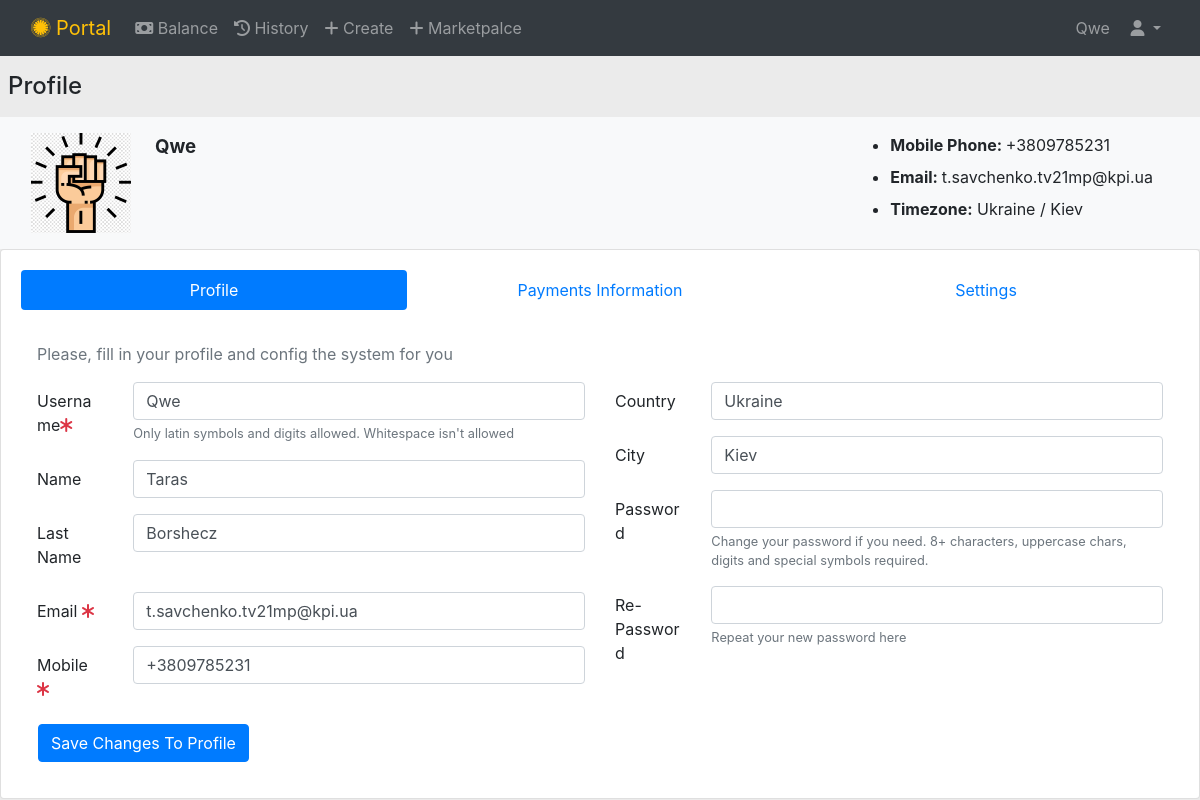
The app's page /profile/ (signed in) with its own data.
### users/models.py (models this page shows)
class MyUser(AbstractUser):
    date_registration = models.DateField(auto_now_add=True)
    profile_pic = models.ImageField
    country = models.CharField(max_length=64, default='')
    city = models.CharField(max_length=64, default='')
    mobile = models.CharField(max_length=64, default='')

### users/views.py (the view)
# urls.py: path("profile/", profile, name='profile', ),
def profile(request):
    if request.method == 'POST':
        form = UserUpdateForm(instance=request.user, data=request.POST)
        if form.is_valid():
            form.save()
            return HttpResponseRedirect(reverse('users:profile'))
        else:
            print(form.errors)
    else:
        form = UserUpdateForm(instance=request.user)
    context = {
        'form' : form,
        'title' : 'Profile'
        }
    return render(request, 'users/profile.html', context)

### users/templates/users/profile.html (shortened to what this page needs)
{% extends 'orders/base.html' %}
{% load static %}
{% block css  %}
    <link href="{% static 'vendor/css/profile.css' %}" rel="stylesheet">
{% endblock  %}
{% block pagecontent %}
<div class="page-content">
        <div class="container-fluid p-2 mt-2">
            <h4>Profile</h4>
        </div>
        <div class="container-fluid bg-light">
            <div class="d-flex flex-row justify-content-between p-2">
                <div class="d-flex flex-row">
                    <div class="d-flex flex-row">
                        <div class="p-2"><img src={% static 'vendor/img/motivation.jpg' %} width="100" height="100"></div>
                        <div class="p-2 pl-3"><b style="font-size: 14pt;">{{user.username}}</b></div>
                    </div>
                </div>
                <div class="d-flex flex-column pr-4">
                    <ul>
                        <li class="mt-2"><b> Mobile Phone: </b>{% if user.mobile  %} {{user.mobile}} {%else%} - {%endif%}</li>
                        <li class="mt-2"><b> Email: </b> {% if user.email  %} {{user.email}} {%else%} - {%endif%}</li>
                        <li class="mt-2"><b>Timezone:</b> {% if user.country  %} {{user.country}} / {{user.city}} {%else%} - {%endif%}</li>
                    </ul>
                </div>
            </div>
        </div>
        <div class="row">
            <div class="col-lg-12">
                <div class="card">
                    <div class="card-body">
                        <ul class="nav nav-pills nav-justified" role="tablist">
                            <li class="nav-item waves-effect waves-light">
                                <a class="nav-link active" data-toggle="tab" href="#profile-tab" role="tab">Profile</a>
                            </li>
                            <li class="nav-item waves-effect waves-light">
                                <a class="nav-link" data-toggle="tab" href="#payment-tab" role="tab">Payments Information</a>
                            </li>
                            <li class="nav-item waves-effect waves-light">
                                <a class="nav-link" data-toggle="tab" href="#settings-tab" role="tab">Settings</a>
                            </li>
                        </ul>
                        <div class="tab-content">
                            <div class="tab-pane active p-3" id="profile-tab" role="tabpanel">
                                <form method='POST'>
                                    <p class="text-muted mb-3 mt-3">Please, fill in your profile and config the system for you</p>
                                    <div class="row">
                                        <div class="col-lg-6">
                                            <div class="form-group row">
                                                <label for="{{form.username.id_for_label}}" class="col-sm-2 col-form-label text-left">Username<span class="fa fa-asterisk text-danger font-8"></span></label>
                                                <div class="col-sm-10">
                                                    {{form.username}}
                                                    <small class="form-text text-muted">Only latin symbols and digits allowed. Whitespace isn't allowed</small>
                                                </div>
                                            </div>
                                            <div class="form-group row">
                                                <label for="{{form.name.id_for_label}}" class="col-sm-2 col-form-label text-left">Name</label>
                                                <div class="col-sm-10">
                                                    {{form.first_name}}
                                                </div>
                                            </div>
                                            <div class="form-group row">
                                                <label for="{{form.last_name.id_for_label}}" class="col-sm-2 col-form-label text-left">Last Name</label>
                                                <div class="col-sm-10">
                                                    {{form.last_name}}
                                                </div>
                                            </div>
                                            <div class="form-group row">
                                                <label for="{{form.email.id_for_label}}" class="col-sm-2 col-form-label text-left">Email <span class="fa fa-asterisk text-danger font-8"></span></label>
                                                <div class="col-sm-10">
                                                    {{form.email}}
                                                </div>
                                            </div>
                                            <div class="form-group row">
                                                <label for="{{form.mobile.id_for_label}}" class="col-sm-2 col-form-label text-left">Mobile <span class="fa fa-asterisk text-danger font-8"></span></label>
                                                <div class="col-sm-10">
                                                    {{form.mobile}}
                                                </div>
                                            </div>
                                        </div>
                                        <div class="col-lg-6">
                                            <div class="form-group row">
                                                <label for="{{form.country.id_for_label}}" class="col-sm-2 col-form-label text-left">Country</label>
                                                <div class="col-sm-10">
                                                    {{form.country}}
                                                </div>
                                            </div>
                                            <div class="form-group row">
                                                <label for="{{form.city.id_for_label}}" class="col-sm-2 col-form-label text-left">City</label>
                                                <div class="col-sm-10">
                                                    {{form.city}}
                                                </div>
                                            </div>
                                            <div class="form-group row">
                                                <label for="{{form.password1.id_for_label}}" class="col-sm-2 col-form-label text-left">Password</label>
                                                <div class="col-sm-10">
                                                    {{form.password1}}
                                                    <small class="form-text text-muted">Change your password if you need. 8+ characters, uppercase chars, digits and special symbols required.</small>
                                                </div>
                                            </div>
                                            <div class="form-group row">
                                                <label for="{{form.password2.id_for_label}}" class="col-sm-2 col-form-label text-left">Re-Password</label>
                                                <div class="col-sm-10">
                                                    {{form.password2}}
                                                    <small class="form-text text-muted">Repeat your new password here</small>
                                                </div>
                                            </div>
                                        </div>
                                        <button class="btn btn-primary ml-3" >Save Changes To Profile</button>
                            </div></form>
                        </div>
                    </div>
                </div>
            </div>
        </div>
    </div>
</div>
{% endblock %}

### orders/templates/orders/base.html (shortened to what this page needs)
{% load static %}
<!DOCTYPE html>
<html lang="en">
<head>
    <link href="{% static 'vendor/bootstrap/css/bootstrap.min.css' %}" rel="stylesheet">
    <link rel="stylesheet" href="https://cdnjs.cloudflare.com/ajax/libs/font-awesome/4.7.0/css/font-awesome.min.css">
    {% block css %}
    {% endblock  %}
</head>
<header class="bg-dark" >
    <div class="page-content">
        <nav class="navbar navbar-expand-lg navbar-dark bg-dark ">
            <div class="container-fluid">
            <a class="navbar-brand text-warning" href={% url 'index' %}><i class="fa-brands fa-first-order-alt"></i> Portal</a>
            <div class="collapse navbar-collapse" id="navbarResponsive">
                <ul class="navbar-nav ms-auto">
                    <li class="nav-item">
                        <a class="nav-link" href={% url 'balance:balance' %}><i class="fa-solid fa-money-bill"></i> Balance </a>
                    </li>
                    <li class="nav-item">
                        <a class="nav-link" href={% url 'orders:order' 4  %}><i class="fa-solid fa-clock-rotate-left"></i> History </a>
                    </li>
                    <li class="nav-item">
                        <a class="nav-link" href={% url 'orders:ordercreate' %}><i class="fa-solid fa-plus"></i></i> Create </a>
                    </li>
                    <li class="nav-item">
                        <a class="nav-link" href={% url 'users:marketplace' %}><i class="fa-solid fa-plus"></i></i> Marketpalce</a>
                    </li>
                </ul>
                <ul class="navbar-nav ml-auto">
                    <li class="nav-item dropdown">
                        <a class="nav-link dropdown-toggle" id="navbarDropdown" role="button"
                            data-toggle="dropdown" aria-expanded="false">
                           {{user.username}}
                           <i class="fa-solid fa-user pl-3"></i>
                        </a>
                    </li>
                </ul>
            </div>
            </div>
        </nav>
    </div>
</header>
<body style="background-color: #EBEBEB;">
    {% block pagecontent  %}
    {% endblock  %}
</body>
</html>

### records on screen
MyUser: username "Qwe", mobile "+3809785231", email "t.savchenko.tv21mp@kpi.ua", country "Ukraine", city "Kiev", first_name "Taras", last_name "Borshecz"
